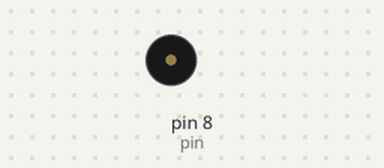
Bench run of a sketch on a simulated Arduino Uno, built with avr-gcc and run on an emulated ATmega328P. On the bench: buzzer (waves = sounding).

Above: at 0.25 s.
At 7.55 s:
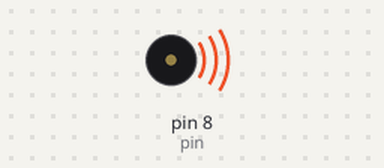
Timing chart, 0 to 8.3 s (numbered marks = the images above):
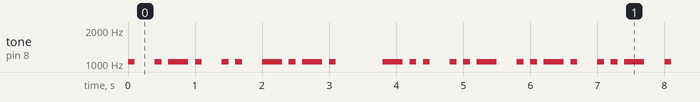

The sketch:

Morse_nom.ino
```cpp
/******************************************************************************
**                                                                           **
**                              Morse                                        **
**                                                                           **
**                                                                           **
******************************************************************************/

//****** Includes *************************************************************

//****** Variables ************************************************************
const int pin = 8;   // pin for speaker

int note = 1047;
int velocitat = 10;

//****** Setup ****************************************************************
void setup()
{
}

//****** Loop *****************************************************************
void loop()
{
  //E   ** Exemple Eric **
  punt();
  //Espai entre lletres
  espaiL();
  //R
  punt();
  ratlla();
  punt();
  //Espai entre lletres
  espaiL();
  //I
  punt();
  punt();
  //Espai entre lletres
  espaiL();
  //C
  ratlla();
  punt ();
  ratlla ();
  punt ();
  //Espai entre paraules
  espaiP ();
  //D
  ratlla();
  punt ();
  punt ();
  //espai entre lletres
  espaiL ();
  //U
  punt ();
  punt ();
  ratlla();
  //espai entre lletres
  espaiL ();
  //Q
  punt ();
  punt();
  ratlla();
  punt();
  //espai entre lletres
  espaiL ();
   //U
  punt ();
  punt ();
  ratlla();
  //espai entre lletres
  espaiL ();
  //E
  punt ();
  //Espai entre paraules
  espaiP();
  //B
  ratlla ();
  punt ();
  punt ();
  punt ();
   //espai entre lletres
  espaiL ();
  //O
  ratlla ();
  ratlla ();
  ratlla ();
   //espai entre lletres
  espaiL ();
  //S
  punt ();
  punt ();
  punt ();
     //espai entre lletres
  espaiL ();
  //S
  punt ();
  punt ();
  punt ();
}

//****** Funcions *************************************************************
void punt()
{
  tone(pin, note, 1000/velocitat);
  delay(1000/velocitat);
  delay(1000/velocitat);
}

void ratlla()
{
  tone(pin, note, 3*(1000/velocitat));
  delay(3*(1000/velocitat));
  delay(1000/velocitat);
}

void espaiL()  //Espai entre lletres
{
  delay(2*(1000/velocitat));
}

void espaiP()  //Espai entre paraules
{
  delay(6*(1000/velocitat));
}
```

Measured:
- by itself, tone on pin 8 (pin): plays 1047 Hz for 0.10 s, 1047 Hz for 0.10 s, 1047 Hz for 0.30 s, 1047 Hz for 0.10 s, 1047 Hz for 0.10 s, 1047 Hz for 0.10 s … (376 notes in this stretch)
